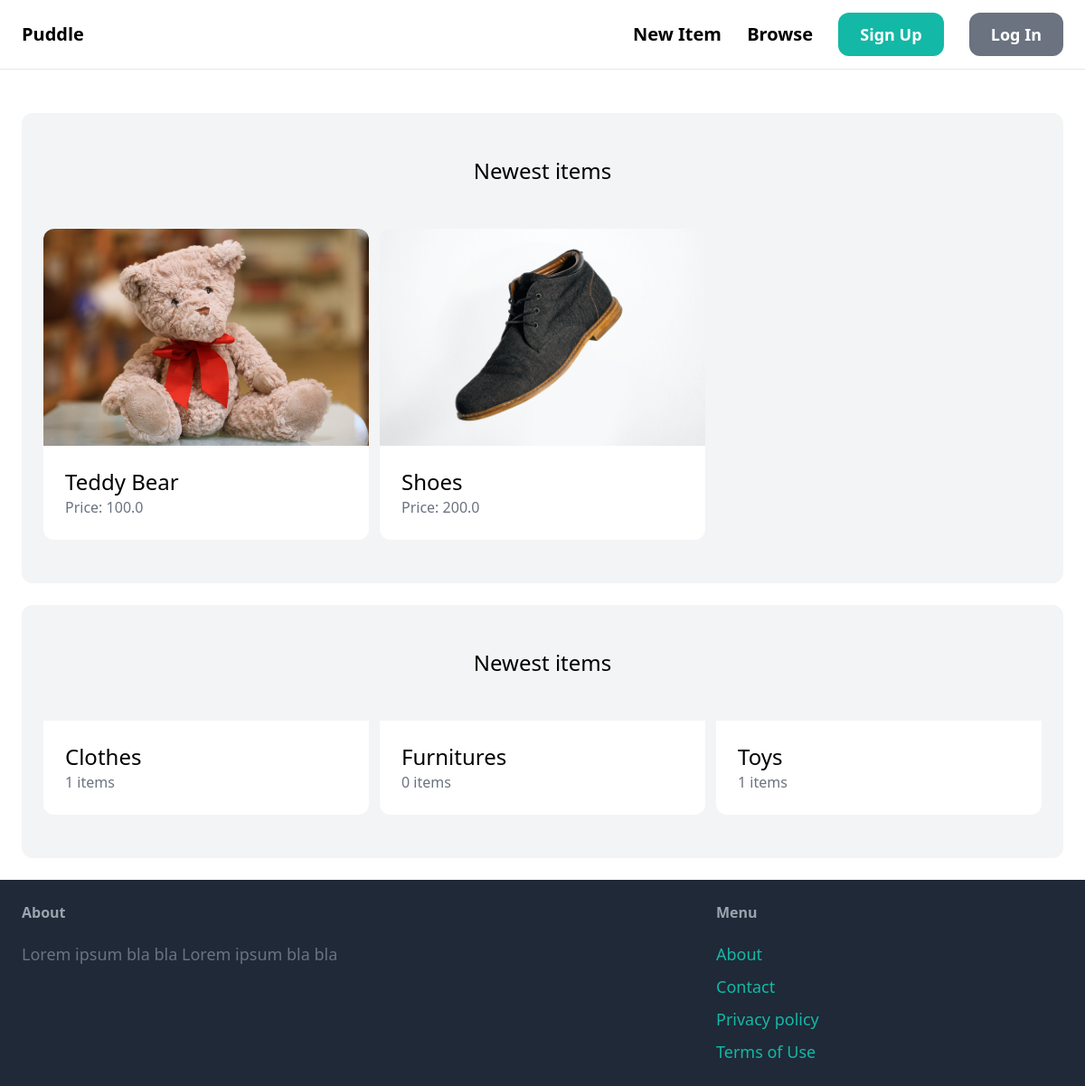
/, run on an earlier commit of the app's database.
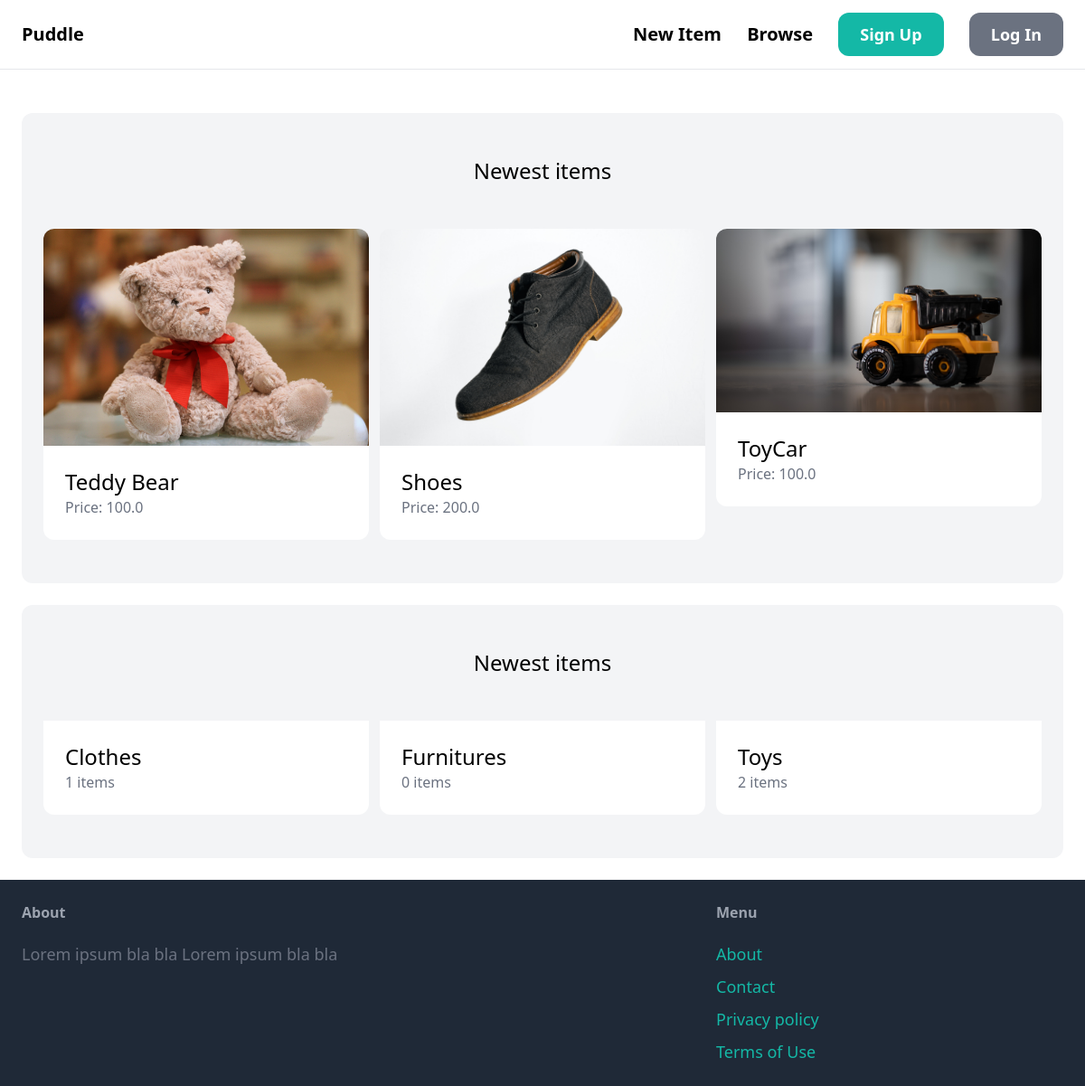
And on a later commit of the database.
### item/models.py (models this page shows, shortened)
class Item(models.Model):
    category = models.ForeignKey(
        Category, related_name='items', on_delete=models.CASCADE)
    name = models.CharField(max_length=255)
    description = models.TextField(blank=True, null=True)
    price = models.FloatField()
    image = models.ImageField(upload_to='items_images', blank=True, null=True)
    is_sold = models.BooleanField(default=False)
    created_by = models.ForeignKey(
        User, related_name='items', on_delete=models.CASCADE)
    created_at = models.DateTimeField(auto_now_add=True)

class Category(models.Model):
    name = models.CharField(max_length=255)
    class Meta:
        ordering = ('name',)
        verbose_name_plural = "Categories"

### core/views.py (the view)
# urls.py: path('', views.index, name='index'),
def index(request):
    items = Item.objects.filter(is_sold=False)[0:6]
    categories = Category.objects.all()
    return render(request, 'core/index.html', {
        'categories': categories,
        'items': items,
    })

### core/templates/core/index.html (shortened to what this page needs)
{% extends "core/base.html" %}
{% block content %}
    <div class="mt-6 px-6 py-12 bg-gray-100 rounded-xl">
        <h2 class="mb-12 text-2xl text-center">Newest items</h2>
        <div class="grid grid-cols-3 gap-3">
            {% for item in items %}
                <div>
                    <a href="{% url 'item:detail' item.id %}">
                        <div>
                            <img src="{{ item.image.url }}" class="rounded-t-xl">
                        </div>
                        <div class="p-6 bg-white rounded-b-xl">
                            <h2 class="text-2xl">{{ item.name }}</h2>
                            <p class="text-gray-500">Price: {{ item.price }}</p>
                        </div>
                    </a>
                </div>
            {% endfor %}
        </div>
    </div>
    <div class="mt-6 px-6 py-12 bg-gray-100 rounded-xl">
        <h2 class="mb-12 text-2xl text-center">Newest items</h2>
        <div class="grid grid-cols-3 gap-3">
            {% for category in categories %}
                <div>
                    <a href="#">
                        <div class="p-6 bg-white rounded-b-xl">
                            <h2 class="text-2xl">{{ category.name }}</h2>
                            <p class="text-gray-500">{{ category.items.count }} items </p>
                        </div>
                    </a>
                </div>
            {% endfor %}
        </div>
    </div>
{% endblock %}

What changed in the data, as far as the page shows it:
added Item: image (picture), name "ToyCar", price "100.0"
computed for Category "Toys": items.count "1" → "2"
